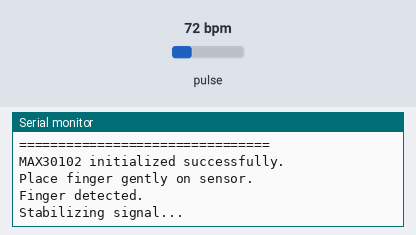
Recording of a sketch running on a simulated ESP32. Parts: the last lines printed to the serial monitor. The test bench sets the inputs (shaded band); at power-on: pulse 72 bpm.

Above: at 2.2 s.
2.3 s: pulse set to 42 bpm
At 3.0 s:
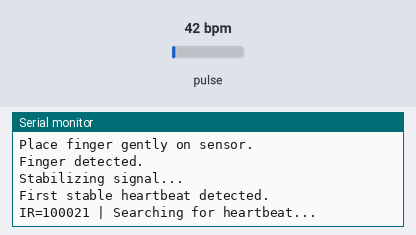
4.1 s: pulse set to 70 bpm
At 4.6 s:
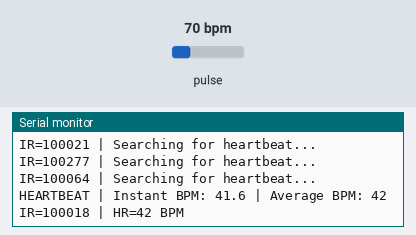
Timing chart, 0 to 7.1 s (numbered marks = the images above; inputs shaded):
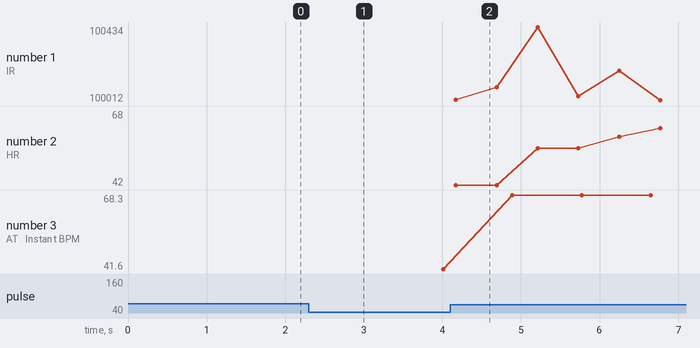

The sketch:

measure_heartRate.ino
```cpp
#include <Arduino.h>
#include <Wire.h>

#include "MAX30105.h"
#include "heartRate.h"

// ============================================================
// ESP-WROOM-32 I2C pins
// ============================================================
#define SDA_PIN 21
#define SCL_PIN 22

MAX30105 sensor;

// ============================================================
// SETTINGS
// ============================================================

const long FINGER_THRESHOLD = 10000;

const float MIN_BPM = 40.0;
const float MAX_BPM = 180.0;

const byte RATE_SIZE = 4;

byte rates[RATE_SIZE] = {0};
byte rateIndex = 0;
byte validRates = 0;

unsigned long lastBeat = 0;
unsigned long fingerStart = 0;
unsigned long lastSerial = 0;

float instantBPM = 0.0;
float averageBPM = 0.0;

int shownBPM = 0;

bool fingerPresent = false;

// ============================================================
// RESET HEART RATE
// ============================================================

void resetHeartRate()
{
  lastBeat = 0;

  instantBPM = 0.0;
  averageBPM = 0.0;
  shownBPM = 0;

  rateIndex = 0;
  validRates = 0;

  for (byte i = 0; i < RATE_SIZE; i++)
  {
    rates[i] = 0;
  }
}

// ============================================================
// SETUP
// ============================================================

void setup()
{
  Serial.begin(115200);
  delay(1000);

  Serial.println();
  Serial.println("================================");
  Serial.println(" ESP32 HEART RATE MONITOR");
  Serial.println(" MAX30102 - SERIAL ONLY");
  Serial.println("================================");

  // Start I2C
  Wire.begin(SDA_PIN, SCL_PIN);
  Wire.setClock(400000);

  // ==========================================================
  // Initialize MAX30102
  // ==========================================================

  if (!sensor.begin(Wire, I2C_SPEED_FAST))
  {
    Serial.println("ERROR: MAX30102 not found!");
    Serial.println("Check wiring.");

    while (1)
    {
      delay(1000);
    }
  }

  // ==========================================================
  // Sensor configuration
  // ==========================================================

  byte ledBrightness = 15;
  byte sampleAverage = 4;
  byte ledMode = 2;       // RED + IR
  int sampleRate = 100;   // 100 Hz
  int pulseWidth = 411;
  int adcRange = 16384;

  sensor.setup(
    ledBrightness,
    sampleAverage,
    ledMode,
    sampleRate,
    pulseWidth,
    adcRange
  );

  sensor.setPulseAmplitudeRed(0x05);
  sensor.setPulseAmplitudeGreen(0);

  resetHeartRate();

  Serial.println("MAX30102 initialized successfully.");
  Serial.println();
  Serial.println("Place finger gently on sensor.");
  Serial.println();
}


void loop()
{
  sensor.check();

  while (sensor.available())
  {
    long irValue = sensor.getFIFOIR();

    sensor.nextSample();

    // ========================================================
    // Finger detection
    // ========================================================

    if (irValue < FINGER_THRESHOLD)
    {
      if (fingerPresent)
      {
        Serial.println();
        Serial.println("Finger removed.");

        resetHeartRate();
      }

      fingerPresent = false;

      continue;
    }

    // ========================================================
    // New finger detecttion
    // ========================================================

    if (!fingerPresent)
    {
      fingerPresent = true;
      fingerStart = millis();

      resetHeartRate();

      Serial.println();
      Serial.println("Finger detected.");
      Serial.println("Stabilizing signal...");
    }

    if (millis() - fingerStart < 1500)
    {
      continue;
    }

    // ========================================================
    // Detect heartbeat
    // ========================================================

    if (checkForBeat(irValue))
    {
      unsigned long now = millis();

      if (lastBeat == 0)
      {
        lastBeat = now;

        Serial.println("First stable heartbeat detected.");

        continue;
      }

      unsigned long delta = now - lastBeat;
      lastBeat = now;

      if (delta == 0)
        continue;

      // Calculate instantaneous BPM
      instantBPM = 60000.0 / (float)delta;


      if (instantBPM >= MIN_BPM &&
          instantBPM <= MAX_BPM)
      {
        rates[rateIndex] = round(instantBPM);

        rateIndex++;

        if (rateIndex >= RATE_SIZE)
          rateIndex = 0;

        if (validRates < RATE_SIZE)
          validRates++;

        // ====================================================
        // Calculate moving average
        // ====================================================

        int total = 0;

        for (byte i = 0; i < validRates; i++)
        {
          total += rates[i];
        }

        averageBPM = (float)total / validRates;

        shownBPM = round(averageBPM);

        // ====================================================
        // Print result
        // ====================================================

        Serial.print("HEARTBEAT | Instant BPM: ");
        Serial.print(instantBPM, 1);

        Serial.print(" | Average BPM: ");
        Serial.println(shownBPM);
      }
      else
      {
        Serial.print("Rejected beat: ");
        Serial.print(instantBPM, 1);
        Serial.println(" BPM");
      }
    }

    if (millis() - lastSerial >= 500)
    {
      lastSerial = millis();

      Serial.print("IR=");
      Serial.print(irValue);

      if (shownBPM > 0)
      {
        Serial.print(" | HR=");
        Serial.print(shownBPM);
        Serial.println(" BPM");
      }
      else
      {
        Serial.println(" | Searching for heartbeat...");
      }
    }
  }

  delay(1);
}
```

Measured:
- after the input at 2.3 s, the serial monitor: prints a new line after 0.31 s (image 1)
- after the input at 4.1 s, the serial monitor: prints a new line after 0.07 s (image 2)
- plotted number 3: 41.6 → 68.3 after the input at 4.1 s
